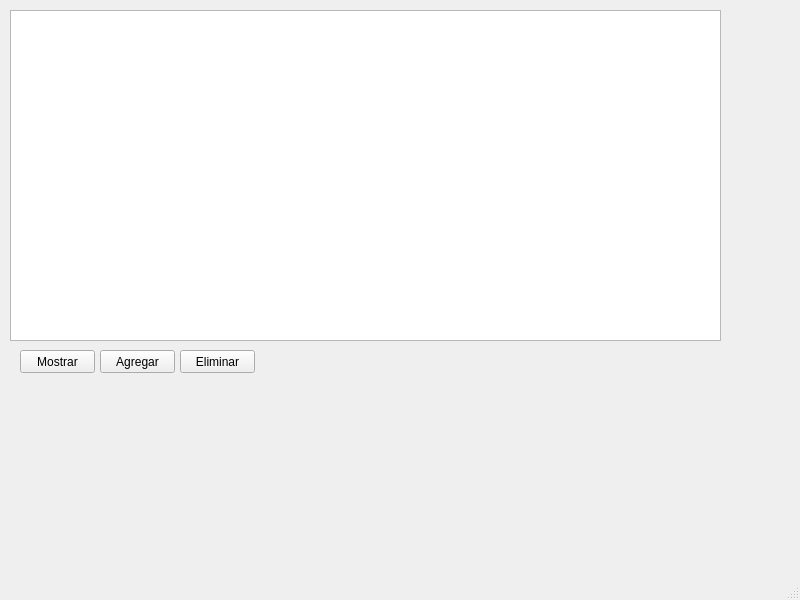
<?xml version="1.0" encoding="UTF-8"?>
<ui version="4.0">
 <class>MainWindow</class>
 <widget class="QMainWindow" name="MainWindow">
  <property name="geometry">
   <rect>
    <x>0</x>
    <y>0</y>
    <width>800</width>
    <height>600</height>
   </rect>
  </property>
  <property name="windowTitle">
   <string>MainWindow</string>
  </property>
  <widget class="QWidget" name="centralwidget">
   <widget class="QPushButton" name="b1">
    <property name="geometry">
     <rect>
      <x>20</x>
      <y>350</y>
      <width>75</width>
      <height>23</height>
     </rect>
    </property>
    <property name="text">
     <string>Mostrar</string>
    </property>
   </widget>
   <widget class="QPushButton" name="b2">
    <property name="geometry">
     <rect>
      <x>100</x>
      <y>350</y>
      <width>75</width>
      <height>23</height>
     </rect>
    </property>
    <property name="text">
     <string>Agregar</string>
    </property>
   </widget>
   <widget class="QPushButton" name="b3">
    <property name="geometry">
     <rect>
      <x>180</x>
      <y>350</y>
      <width>75</width>
      <height>23</height>
     </rect>
    </property>
    <property name="text">
     <string>Eliminar</string>
    </property>
   </widget>
   <widget class="QTableView" name="tableView">
    <property name="geometry">
     <rect>
      <x>10</x>
      <y>10</y>
      <width>711</width>
      <height>331</height>
     </rect>
    </property>
   </widget>
  </widget>
  <widget class="QMenuBar" name="menubar">
   <property name="geometry">
    <rect>
     <x>0</x>
     <y>0</y>
     <width>800</width>
     <height>21</height>
    </rect>
   </property>
  </widget>
  <widget class="QStatusBar" name="statusbar"/>
 </widget>
 <resources/>
 <connections/>
</ui>
